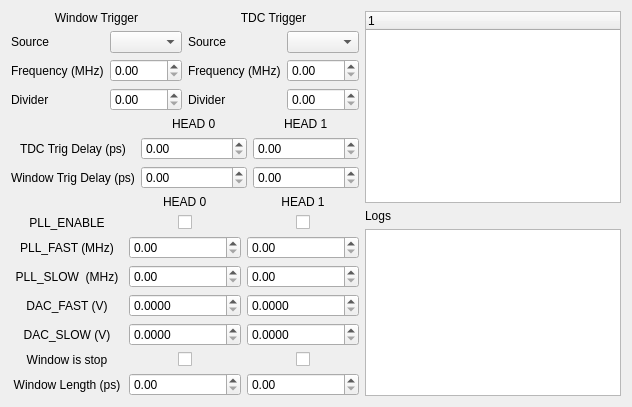
      <widget class="QWidget" name="Overview_tab">
       <attribute name="title">
        <string>Overview</string>
       </attribute>
       <layout class="QGridLayout" name="gridLayout_8">
        <item row="0" column="0">
         <layout class="QGridLayout" name="gridLayout_7">
          <item row="0" column="0">
           <layout class="QVBoxLayout" name="verticalLayout_13">
            <item>
             <layout class="QVBoxLayout" name="verticalLayout_12">
              <item>
               <layout class="QHBoxLayout" name="horizontalLayout_3">
                <item>
                 <layout class="QVBoxLayout" name="verticalLayout_9">
                  <item>
                   <widget class="QLabel" name="label_3">
                    <property name="text">
                     <string>Window Trigger</string>
                    </property>
                    <property name="alignment">
                     <set>Qt::AlignCenter</set>
                    </property>
                   </widget>
                  </item>
                  <item>
                   <layout class="QFormLayout" name="formLayout">
                    <item row="0" column="0">
                     <widget class="QLabel" name="label">
                      <property name="text">
                       <string>Source</string>
                      </property>
                     </widget>
                    </item>
                    <item row="0" column="1">
                     <widget class="QComboBox" name="wind_trig_source_comboBox"/>
                    </item>
                    <item row="1" column="0">
                     <widget class="QLabel" name="label_2">
                      <property name="text">
                       <string>Frequency (MHz)</string>
                      </property>
                     </widget>
                    </item>
                    <item row="1" column="1">
                     <widget class="QDoubleSpinBox" name="wind_trig_freq_SpinBox">
                      <property name="maximum">
                       <double>500.000000000000000</double>
                      </property>
                     </widget>
                    </item>
                    <item row="2" column="0">
                     <widget class="QLabel" name="label_21">
                      <property name="text">
                       <string>Divider</string>
                      </property>
                     </widget>
                    </item>
                    <item row="2" column="1">
                     <widget class="QDoubleSpinBox" name="wind_trig_divider_SpinBox">
                      <property name="maximum">
                       <double>1000.000000000000000</double>
                      </property>
                     </widget>
                    </item>
                   </layout>
                  </item>
                 </layout>
                </item>
                <item>
                 <layout class="QVBoxLayout" name="verticalLayout_10">
                  <item>
                   <widget class="QLabel" name="label_4">
                    <property name="text">
                     <string>TDC Trigger</string>
                    </property>
                    <property name="alignment">
                     <set>Qt::AlignCenter</set>
                    </property>
                   </widget>
                  </item>
                  <item>
                   <layout class="QFormLayout" name="formLayout_2">
                    <item row="0" column="0">
                     <widget class="QLabel" name="label_5">
                      <property name="text">
                       <string>Source</string>
                      </property>
                     </widget>
                    </item>
                    <item row="0" column="1">
                     <widget class="QComboBox" name="tdc_trig_source_comboBox"/>
                    </item>
                    <item row="1" column="0">
                     <widget class="QLabel" name="label_6">
                      <property name="text">
                       <string>Frequency (MHz)</string>
                      </property>
                     </widget>
                    </item>
                    <item row="1" column="1">
                     <widget class="QDoubleSpinBox" name="tdc_trig_freq_SpinBox">
                      <property name="maximum">
                       <double>500.000000000000000</double>
                      </property>
                      <property name="value">
                       <double>0.000000000000000</double>
                      </property>
                     </widget>
                    </item>
                    <item row="2" column="0">
                     <widget class="QLabel" name="label_22">
                      <property name="text">
                       <string>Divider</string>
                      </property>
                     </widget>
                    </item>
                    <item row="2" column="1">
                     <widget class="QDoubleSpinBox" name="tdc_trig_divider_SpinBox">
                      <property name="maximum">
                       <double>512.000000000000000</double>
                      </property>
                     </widget>
                    </item>
                   </layout>
                  </item>
                 </layout>
                </item>
               </layout>
              </item>
              <item>
               <layout class="QGridLayout" name="gridLayout_6">
                <item row="0" column="1" alignment="Qt::AlignHCenter">
                 <widget class="QLabel" name="label_17">
                  <property name="text">
                   <string>HEAD 0</string>
                  </property>
                 </widget>
                </item>
                <item row="0" column="2" alignment="Qt::AlignHCenter">
                 <widget class="QLabel" name="label_18">
                  <property name="text">
                   <string>HEAD 1</string>
                  </property>
                 </widget>
                </item>
                <item row="1" column="0" alignment="Qt::AlignHCenter">
                 <widget class="QLabel" name="label_19">
                  <property name="text">
                   <string>TDC Trig Delay (ps)</string>
                  </property>
                 </widget>
                </item>
                <item row="1" column="1">
                 <widget class="QDoubleSpinBox" name="tdc_trig_delay_h0_SpinBox">
                  <property name="maximum">
                   <double>10000.000000000000000</double>
                  </property>
                 </widget>
                </item>
                <item row="1" column="2">
                 <widget class="QDoubleSpinBox" name="tdc_trig_delay_h1_SpinBox">
                  <property name="maximum">
                   <double>10000.000000000000000</double>
                  </property>
                 </widget>
                </item>
                <item row="2" column="0" alignment="Qt::AlignHCenter">
                 <widget class="QLabel" name="label_20">
                  <property name="text">
                   <string>Window Trig Delay (ps)</string>
                  </property>
                 </widget>
                </item>
                <item row="2" column="1">
                 <widget class="QDoubleSpinBox" name="wind_trig_delay_h0_SpinBox">
                  <property name="maximum">
                   <double>10000.000000000000000</double>
                  </property>
                 </widget>
                </item>
                <item row="2" column="2">
                 <widget class="QDoubleSpinBox" name="wind_trig_delay_h1_SpinBox">
                  <property name="maximum">
                   <double>10000.000000000000000</double>
                  </property>
                 </widget>
                </item>
               </layout>
              </item>
             </layout>
            </item>
            <item>
             <layout class="QGridLayout" name="gridLayout_5">
              <item row="0" column="1" alignment="Qt::AlignHCenter">
               <widget class="QLabel" name="label_7">
                <property name="text">
                 <string>HEAD 0</string>
                </property>
               </widget>
              </item>
              <item row="0" column="2">
               <widget class="QLabel" name="label_8">
                <property name="text">
                 <string>HEAD 1</string>
                </property>
                <property name="alignment">
                 <set>Qt::AlignCenter</set>
                </property>
               </widget>
              </item>
              <item row="1" column="0">
               <widget class="QLabel" name="label_13">
                <property name="text">
                 <string>PLL_ENABLE</string>
                </property>
                <property name="alignment">
                 <set>Qt::AlignCenter</set>
                </property>
               </widget>
              </item>
              <item row="2" column="0">
               <widget class="QLabel" name="label_9">
                <property name="text">
                 <string>PLL_FAST (MHz)</string>
                </property>
                <property name="alignment">
                 <set>Qt::AlignCenter</set>
                </property>
               </widget>
              </item>
              <item row="2" column="1">
               <widget class="QDoubleSpinBox" name="pll_fast_h0_SpinBox">
                <property name="maximum">
                 <double>350.000000000000000</double>
                </property>
                <property name="value">
                 <double>0.000000000000000</double>
                </property>
               </widget>
              </item>
              <item row="2" column="2">
               <widget class="QDoubleSpinBox" name="pll_fast_h1_SpinBox">
                <property name="maximum">
                 <double>350.000000000000000</double>
                </property>
                <property name="value">
                 <double>0.000000000000000</double>
                </property>
               </widget>
              </item>
              <item row="3" column="0">
               <widget class="QLabel" name="label_10">
                <property name="text">
                 <string>PLL_SLOW  (MHz)</string>
                </property>
                <property name="alignment">
                 <set>Qt::AlignCenter</set>
                </property>
               </widget>
              </item>
              <item row="3" column="1">
               <widget class="QDoubleSpinBox" name="pll_slow_h0_SpinBox">
                <property name="maximum">
                 <double>350.000000000000000</double>
                </property>
               </widget>
              </item>
              <item row="3" column="2">
               <widget class="QDoubleSpinBox" name="pll_slow_h1_SpinBox">
                <property name="maximum">
                 <double>350.000000000000000</double>
                </property>
               </widget>
              </item>
              <item row="4" column="0">
               <widget class="QLabel" name="label_11">
                <property name="text">
                 <string>DAC_FAST (V)</string>
                </property>
                <property name="alignment">
                 <set>Qt::AlignCenter</set>
                </property>
               </widget>
              </item>
              <item row="4" column="1">
               <widget class="QDoubleSpinBox" name="dac_fast_h0_SpinBox">
                <property name="decimals">
                 <number>4</number>
                </property>
                <property name="maximum">
                 <double>2.500000000000000</double>
                </property>
                <property name="singleStep">
                 <double>0.100000000000000</double>
                </property>
               </widget>
              </item>
              <item row="4" column="2">
               <widget class="QDoubleSpinBox" name="dac_fast_h1_SpinBox">
                <property name="decimals">
                 <number>4</number>
                </property>
                <property name="maximum">
                 <double>2.500000000000000</double>
                </property>
                <property name="singleStep">
                 <double>0.100000000000000</double>
                </property>
               </widget>
              </item>
              <item row="5" column="0">
               <widget class="QLabel" name="label_12">
                <property name="text">
                 <string>DAC_SLOW (V)</string>
                </property>
                <property name="alignment">
                 <set>Qt::AlignCenter</set>
                </property>
               </widget>
              </item>
              <item row="5" column="1">
               <widget class="QDoubleSpinBox" name="dac_slow_h0_SpinBox">
                <property name="decimals">
                 <number>4</number>
                </property>
                <property name="maximum">
                 <double>2.500000000000000</double>
                </property>
                <property name="singleStep">
                 <double>0.100000000000000</double>
                </property>
               </widget>
              </item>
              <item row="5" column="2">
               <widget class="QDoubleSpinBox" name="dac_slow_h1_SpinBox">
                <property name="decimals">
                 <number>4</number>
                </property>
                <property name="maximum">
                 <double>2.500000000000000</double>
                </property>
                <property name="singleStep">
                 <double>0.100000000000000</double>
                </property>
               </widget>
              </item>
              <item row="6" column="0">
               <widget class="QLabel" name="label_14">
                <property name="text">
                 <string>Window is stop</string>
                </property>
                <property name="alignment">
                 <set>Qt::AlignCenter</set>
                </property>
               </widget>
              </item>
              <item row="7" column="0">
               <widget class="QLabel" name="label_15">
                <property name="text">
                 <string>Window Length (ps)</string>
                </property>
                <property name="alignment">
                 <set>Qt::AlignCenter</set>
                </property>
               </widget>
              </item>
              <item row="7" column="1">
               <widget class="QDoubleSpinBox" name="window_length_h0_SpinBox"/>
              </item>
              <item row="7" column="2">
               <widget class="QDoubleSpinBox" name="window_length_h1_SpinBox"/>
              </item>
              <item row="6" column="1" alignment="Qt::AlignHCenter">
               <widget class="QCheckBox" name="window_is_stop_h0_checkBox">
                <property name="text">
                 <string/>
                </property>
               </widget>
              </item>
              <item row="6" column="2" alignment="Qt::AlignHCenter">
               <widget class="QCheckBox" name="window_is_stop_h1_checkBox">
                <property name="text">
                 <string/>
                </property>
               </widget>
              </item>
              <item row="1" column="1" alignment="Qt::AlignHCenter">
               <widget class="QCheckBox" name="pll_enable_h0_checkBox">
                <property name="sizePolicy">
                 <sizepolicy hsizetype="Minimum" vsizetype="Minimum">
                  <horstretch>0</horstretch>
                  <verstretch>0</verstretch>
                 </sizepolicy>
                </property>
                <property name="text">
                 <string/>
                </property>
               </widget>
              </item>
              <item row="1" column="2" alignment="Qt::AlignHCenter">
               <widget class="QCheckBox" name="pll_enable_h1_checkBox">
                <property name="text">
                 <string/>
                </property>
               </widget>
              </item>
             </layout>
            </item>
           </layout>
          </item>
          <item row="0" column="1">
           <layout class="QGridLayout" name="gridLayout_10">
            <item row="1" column="0">
             <layout class="QGridLayout" name="gridLayout_9">
              <item row="1" column="0">
               <widget class="QTextBrowser" name="logTextBrowser">
                <property name="sizePolicy">
                 <sizepolicy hsizetype="Expanding" vsizetype="Expanding">
                  <horstretch>0</horstretch>
                  <verstretch>0</verstretch>
                 </sizepolicy>
                </property>
                <property name="sizeAdjustPolicy">
                 <enum>QAbstractScrollArea::AdjustToContents</enum>
                </property>
                <property name="lineWrapMode">
                 <enum>QTextEdit::NoWrap</enum>
                </property>
               </widget>
              </item>
              <item row="0" column="0">
               <widget class="QLabel" name="label_16">
                <property name="sizePolicy">
                 <sizepolicy hsizetype="Expanding" vsizetype="Preferred">
                  <horstretch>0</horstretch>
                  <verstretch>0</verstretch>
                 </sizepolicy>
                </property>
                <property name="text">
                 <string>Logs</string>
                </property>
               </widget>
              </item>
             </layout>
            </item>
            <item row="0" column="0">
             <widget class="QTreeWidget" name="treeWidget">
              <column>
               <property name="text">
                <string notr="true">1</string>
               </property>
              </column>
             </widget>
            </item>
           </layout>
          </item>
         </layout>
        </item>
       </layout>
      </widget>
